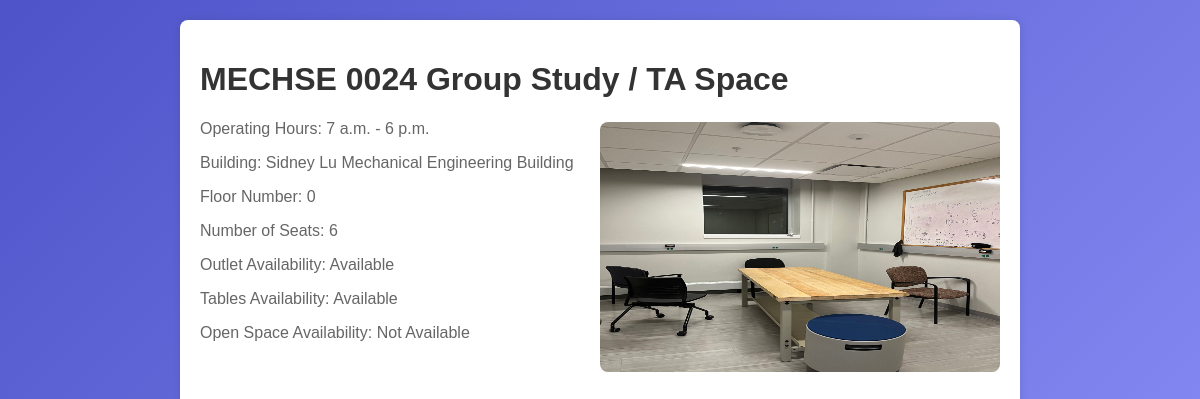
The app's page /study_space_finder/room/6/ with its own data.
### study_space_finder/models.py (models this page shows, shortened)
class RoomDetails(models.Model):
    room_name = models.CharField(max_length=200)
    building_name = models.CharField(max_length=200)
    floor_number = models.IntegerField(default=0)
    operating_start_hours = models.TimeField(editable=True, blank=True)
    operating_end_hours = models.TimeField(editable=True, blank=True)
    number_of_seats = models.IntegerField()
    white_board_availability = models.BooleanField(default=False)
    outlet_availability = models.BooleanField(default=False)
    tables_availability = models.BooleanField(default=False)
    open_space_availability = models.BooleanField(default=False)
    coordinate_latitude = models.DecimalField(max_digits=9, decimal_places=7, default=0.0)
    coordinate_longitude = models.DecimalField(max_digits=9, decimal_places=7, default=0.0)
    photo = models.ImageField(blank=True, null=True)

### study_space_finder/views.py (the view)
# urls.py: path('room/<int:room_id>/', views.room_details, name='room_details'),
def room_details(request, room_id):
    room = get_object_or_404(RoomDetails, pk=room_id)
    return render(request, "room_details.html", {"room": room})

### study_space_finder/templates/room_details.html (shortened to what this page needs)
<!DOCTYPE html>
<html lang="en">
<head>
</head>
<body>
    <div class="container">
        <h1>{{ room.room_name }}</h1>
        <p>Operating Hours: {{ room.operating_start_hours }} - {{ room.operating_end_hours }}</p>
        <p>Building: {{ room.building_name }}</p>
        <p>Floor Number: {{ room.floor_number }}</p>
        <p>Number of Seats: {{ room.number_of_seats }}</p>
        <p>Outlet Availability: {% if room.outlet_availability %}Available{% else %}Not Available{% endif %}</p>
        <p>Tables Availability: {% if room.tables_availability %}Available{% else %}Not Available{% endif %}</p>
        <p>Open Space Availability: {% if room.open_space_availability %}Available{% else %}Not Available{% endif %}</p>
        {% block content %}
        {% load static %}
        <img src= "{% static room.photo.url %}" alt="Photo of {{ room.name }}"  class="imag">
    {% endblock %}
    </div>
</body>
</html>

### study_space_finder/templates/room_details.html (style rules this page uses)
body { font-family: Arial, sans-serif; background: linear-gradient(135deg, #4e54c8, #8f94fb); box-shadow: 10 10px 20px rgba(.9, .4, 0, 0.3); margin: 0; padding: 0; background-color: #f5f5f5; }
.container { max-width: 800px; margin: 20px auto; padding: 20px; background-color: #fff; border-radius: 8px; box-shadow: 0 0 10px rgba(0, 0, 0, 0.1); }
h1 { color: #333; }
p { color: #666; }
.imag { width: 50%; height: 250px; margin-top: -1600px; border-radius: 8px; margin-left: 400px; }

### records on screen
RoomDetails: room_name "MECHSE 0024 Group Study / TA Space", operating_start_hours "7 a.m.", operating_end_hours "6 p.m.", building_name "Sidney Lu Mechanical Engineering Building", floor_number "0", number_of_seats "6", photo (picture)
